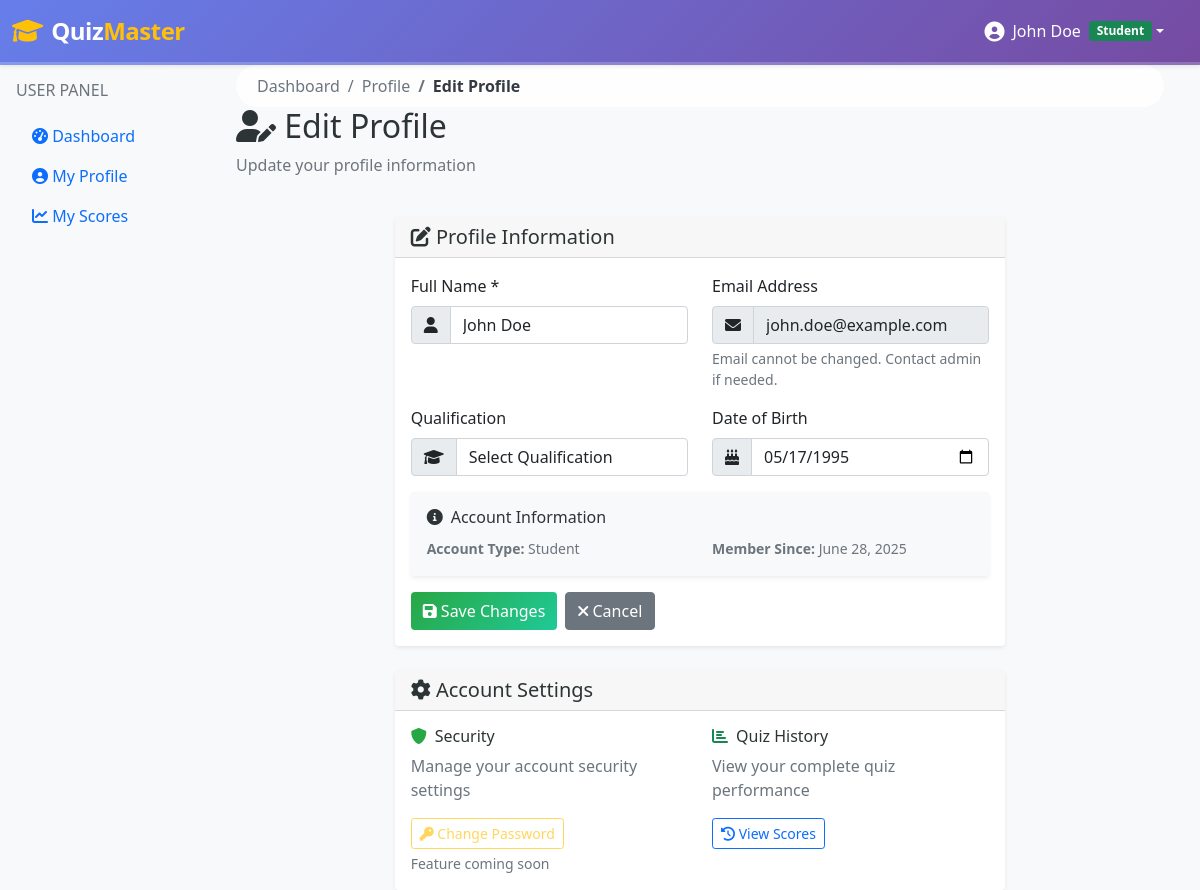
The page /user/profile/edit (signed in) on the database its author committed.
### models/user.py (models this page shows, shortened)
class User(db.Model):
    id = db.Column(db.Integer, primary_key=True)
    username = db.Column(db.String(120), unique=True, nullable=False)
    password_hash = db.Column(db.String(120), nullable=False)
    full_name = db.Column(db.String(100), nullable=False)
    qualification = db.Column(db.String(100))
    dob = db.Column(db.Date)
    is_admin = db.Column(db.Boolean, default=False)
    created_at = db.Column(db.DateTime, default=datetime.utcnow)
    scores = db.relationship('Score', backref='user', lazy=True)

### controllers/user.py (the view)
    def decorated_function(*args, **kwargs):
        if not is_logged_in() or is_admin():
            flash('Access denied', 'error')
            return redirect(url_for('auth.login'))
        return f(*args, **kwargs)

### controllers/user.py (called while the page is built, shortened)
def is_logged_in():
    return 'user_id' in session

def is_admin():
    return session.get('is_admin', False)

def user_required(f):
    def decorated_function(*args, **kwargs):
        if not is_logged_in() or is_admin():
            flash('Access denied', 'error')
            return redirect(url_for('auth.login'))
        return f(*args, **kwargs)
    decorated_function.__name__ = f.__name__
    return decorated_function

@user_bp.route('/profile/edit', methods=['GET', 'POST'])
@user_required
def edit_profile():
    user = User.query.get_or_404(session['user_id'])
    return render_template('user/edit_profile.html', user=user)

### templates/user/edit_profile.html (shortened to what this page needs)
{% extends "base.html" %}
{% block content %}
<div class="container-fluid">
    <div class="row mb-4">
        <div class="col-12">
            <nav aria-label="breadcrumb">
                <ol class="breadcrumb">
                    <li class="breadcrumb-item"><a href="{{ url_for('user.dashboard') }}">Dashboard</a></li>
                    <li class="breadcrumb-item"><a href="{{ url_for('user.profile') }}">Profile</a></li>
                    <li class="breadcrumb-item active">Edit Profile</li>
                </ol>
            </nav>
            <h2><i class="fas fa-user-edit"></i> Edit Profile</h2>
            <p class="text-muted">Update your profile information</p>
        </div>
    </div>
    <div class="row justify-content-center">
        <div class="col-md-8">
            <div class="card">
                <div class="card-header">
                    <h5 class="mb-0"><i class="fas fa-edit"></i> Profile Information</h5>
                </div>
                <div class="card-body">
                    <form method="POST">
                        <div class="row">
                            <div class="col-md-6 mb-3">
                                <label for="full_name" class="form-label">Full Name *</label>
                                <div class="input-group">
                                    <span class="input-group-text"><i class="fas fa-user"></i></span>
                                    <input type="text" class="form-control" id="full_name" name="full_name"
                                           value="{{ user.full_name }}" required>
                                </div>
                            </div>
                            <div class="col-md-6 mb-3">
                                <label for="username" class="form-label">Email Address</label>
                                <div class="input-group">
                                    <span class="input-group-text"><i class="fas fa-envelope"></i></span>
                                    <input type="email" class="form-control" id="username"
                                           value="{{ user.username }}" disabled>
                                </div>
                                <div class="form-text">Email cannot be changed. Contact admin if needed.</div>
                            </div>
                        </div>
                        <div class="row">
                            <div class="col-md-6 mb-3">
                                <label for="qualification" class="form-label">Qualification</label>
                                <div class="input-group">
                                    <span class="input-group-text"><i class="fas fa-graduation-cap"></i></span>
                                    <select class="form-control" id="qualification" name="qualification">
                                        <option value="">Select Qualification</option>
                                    </select>
                                </div>
                            </div>
                            <div class="col-md-6 mb-3">
                                <label for="dob" class="form-label">Date of Birth</label>
                                <div class="input-group">
                                    <span class="input-group-text"><i class="fas fa-birthday-cake"></i></span>
                                    <input type="date" class="form-control" id="dob" name="dob"
                                           value="{{ user.dob.strftime('%Y-%m-%d') if user.dob else '' }}">
                                </div>
                            </div>
                        </div>
                        <div class="row">
                            <div class="col-12 mb-3">
                                <div class="card bg-light">
                                    <div class="card-body">
                                        <h6 class="card-title"><i class="fas fa-info-circle me-2"></i>Account Information</h6>
                                        <div class="row">
                                            <div class="col-md-6">
                                                <small class="text-muted">
                                                    <strong>Account Type:</strong> Student
                                                </small>
                                            </div>
                                            <div class="col-md-6">
                                                <small class="text-muted">
                                                    <strong>Member Since:</strong> {{ user.created_at.strftime('%B %d, %Y') if user.created_at else 'N/A' }}
                                                </small>
                                            </div>
                                        </div>
                                    </div>
                                </div>
                            </div>
                        </div>
                        <div class="d-flex gap-2">
                            <button type="submit" class="btn btn-primary">
                                <i class="fas fa-save"></i> Save Changes
                            </button>
                            <a href="{{ url_for('user.profile') }}" class="btn btn-secondary">
                                <i class="fas fa-times"></i> Cancel
                            </a>
                        </div>
                    </form>
                </div>
            </div>
        </div>
    </div>
    <div class="row mt-4 justify-content-center">
        <div class="col-md-8">
            <div class="card">
                <div class="card-header">
                    <h5 class="mb-0"><i class="fas fa-cog"></i> Account Settings</h5>
                </div>
                <div class="card-body">
                    <div class="row">
                        <div class="col-md-6">
                            <h6><i class="fas fa-shield-alt me-2 text-primary"></i>Security</h6>
                            <p class="text-muted">Manage your account security settings</p>
                            <button class="btn btn-outline-warning btn-sm" disabled>
                                <i class="fas fa-key"></i> Change Password
                            </button>
                            <small class="text-muted d-block mt-1">Feature coming soon</small>
                        </div>
                        <div class="col-md-6">
                            <h6><i class="fas fa-chart-bar me-2 text-success"></i>Quiz History</h6>
                            <p class="text-muted">View your complete quiz performance</p>
                            <a href="{{ url_for('user.scores') }}" class="btn btn-outline-primary btn-sm">
                                <i class="fas fa-history"></i> View Scores
                            </a>
                        </div>
                    </div>
                </div>
            </div>
        </div>
    </div>
</div>
{% endblock %}

### templates/base.html (shortened to what this page needs)
<!DOCTYPE html>
<html lang="en">
<head>
    <link href="https://cdn.jsdelivr.net/npm/bootstrap@5.1.3/dist/css/bootstrap.min.css" rel="stylesheet">
    <link href="https://cdnjs.cloudflare.com/ajax/libs/font-awesome/6.0.0/css/all.min.css" rel="stylesheet">
    <link href="{{ url_for('static', filename='css/style.css') }}" rel="stylesheet">
</head>
<body>
    <nav class="navbar navbar-expand-lg navbar-dark bg-gradient shadow-sm" style="background: linear-gradient(135deg, #667eea 0%, #764ba2 100%) !important;">
        <div class="container-fluid">
            <a class="navbar-brand fw-bold d-flex align-items-center" href="{{ url_for('main.index') }}">
                <div class="brand-icon me-2">
                    <i class="fas fa-graduation-cap fa-lg text-warning"></i>
                </div>
                <span class="brand-text">
                    Quiz<span class="text-warning">Master</span>
                </span>
            </a>
            <div class="collapse navbar-collapse" id="navbarNav">
                <div class="navbar-nav ms-auto d-flex align-items-center">
                    {% if session.user_id %}
                        <div class="nav-item dropdown me-3">
                            <a class="nav-link dropdown-toggle d-flex align-items-center text-white" href="#" role="button" data-bs-toggle="dropdown">
                                <div class="user-avatar me-2">
                                    <i class="fas fa-user-circle fa-lg"></i>
                                </div>
                                <span class="d-none d-md-inline">{{ session.full_name }}</span>
                                {% if session.is_admin %}
                                    <span class="badge bg-warning text-dark ms-2 pulse">Admin</span>
                                {% else %}
                                    <span class="badge bg-success ms-2">Student</span>
                                {% endif %}
                            </a>
                        </div>
                    {% endif %}
                </div>
            </div>
        </div>
    </nav>
    <div class="container-fluid">
        <div class="row">
            {% if session.user_id %}
                <div class="col-md-2 p-0">
                    <div class="sidebar p-3">
                        {% if session.is_admin %}
                            <h6 class="text-muted mb-3">ADMIN PANEL</h6>
                            <ul class="nav flex-column">
                                <li class="nav-item">
                                    <a class="nav-link" href="{{ url_for('admin.dashboard') }}">
                                        <i class="fas fa-tachometer-alt"></i> Dashboard
                                    </a>
                                </li>
                                <li class="nav-item">
                                    <a class="nav-link" href="{{ url_for('admin.subjects') }}">
                                        <i class="fas fa-book"></i> Subjects
                                    </a>
                                </li>
                                <li class="nav-item">
                                    <a class="nav-link" href="{{ url_for('admin.chapters') }}">
                                        <i class="fas fa-bookmark"></i> Chapters
                                    </a>
                                </li>
                                <li class="nav-item">
                                    <a class="nav-link" href="{{ url_for('admin.quizzes') }}">
                                        <i class="fas fa-clipboard-list"></i> Quizzes
                                    </a>
                                </li>
                                <li class="nav-item">
                                    <a class="nav-link" href="{{ url_for('admin.users') }}">
                                        <i class="fas fa-users"></i> Users
                                    </a>
                                </li>
                            </ul>
                        {% else %}
                            <h6 class="text-muted mb-3">USER PANEL</h6>
                            <ul class="nav flex-column">
                                <li class="nav-item">
                                    <a class="nav-link" href="{{ url_for('user.dashboard') }}">
                                        <i class="fas fa-tachometer-alt"></i> Dashboard
                                    </a>
                                </li>
                                <li class="nav-item">
                                    <a class="nav-link" href="{{ url_for('user.profile') }}">
                                        <i class="fas fa-user-circle"></i> My Profile
                                    </a>
                                </li>
                                <li class="nav-item">
                                    <a class="nav-link" href="{{ url_for('user.scores') }}">
                                        <i class="fas fa-chart-line"></i> My Scores
                                    </a>
                                </li>
                            </ul>
                        {% endif %}
                    </div>
                </div>
                <div class="col-md-10">
            {% else %}
                <div class="col-12">
            {% endif %}
                    <div class="main-content">
                        {% block content %}{% endblock %}
                    </div>
                </div>
        </div>
    </div>
</body>
</html>

### static/css/style.css (style rules this page uses)
.navbar { border-bottom: 3px solid rgba(255, 255, 255, 0.2); backdrop-filter: blur(10px); z-index: 1030 !important; position: relative; }
.navbar-brand .brand-text { font-size: 1.5rem; font-weight: 700; letter-spacing: -0.5px; }
.navbar-brand .brand-icon { animation: float 3s ease-in-out infinite; }
.user-avatar { transition: transform 0.3s ease; }
.nav-item.dropdown { z-index: 1040 !important; position: relative; }
body { background-color: #f8f9fa; }
.navbar-brand { font-weight: bold; color: #fff !important; }
.card { border: none; box-shadow: 0 0.125rem 0.25rem rgba(0, 0, 0, 0.075); transition: box-shadow 0.15s ease-in-out; position: relative; z-index: 1; }
.breadcrumb { background: rgba(255, 255, 255, 0.8); border-radius: 25px; padding: 8px 20px; margin-bottom: 0; backdrop-filter: blur(10px); border: 1px solid rgba(255, 255, 255, 0.2); }
.breadcrumb-item a { color: #6c757d; text-decoration: none; transition: color 0.3s ease; }
.breadcrumb-item.active { color: #343a40; font-weight: 600; }
* { transition: color 0.3s ease, background-color 0.3s ease, transform 0.3s ease, box-shadow 0.3s ease; }
h1, h2, h3, h4, h5, h6 { color: #2d3436 !important; }
.card-title { color: #2d3436 !important; }
.text-primary { color: #28a745 !important; }
.btn-primary { background: linear-gradient(135deg, #28a745 0%, #20c997 100%); border: none; color: white; }

### rows shown on the page
User: full_name "John Doe", username "john.doe@example.com", dob "05/17/1995", created_at "June 28, 2025"
